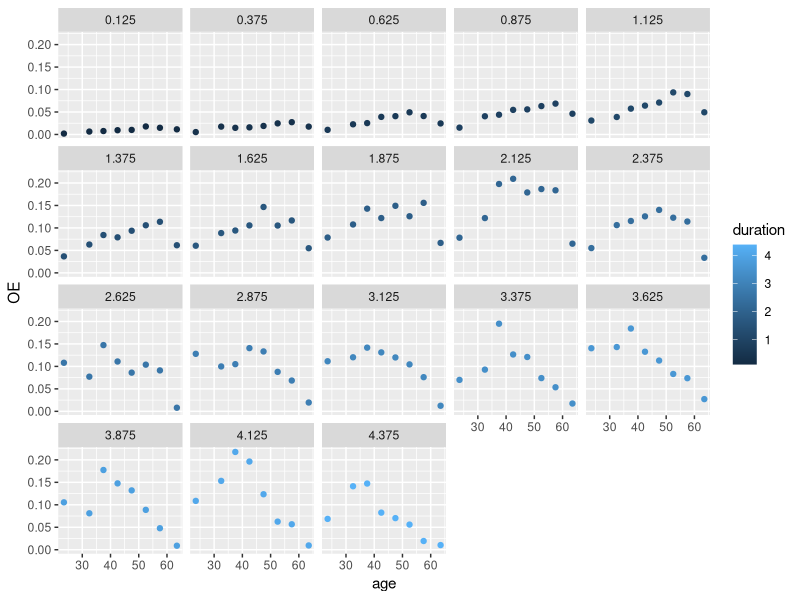
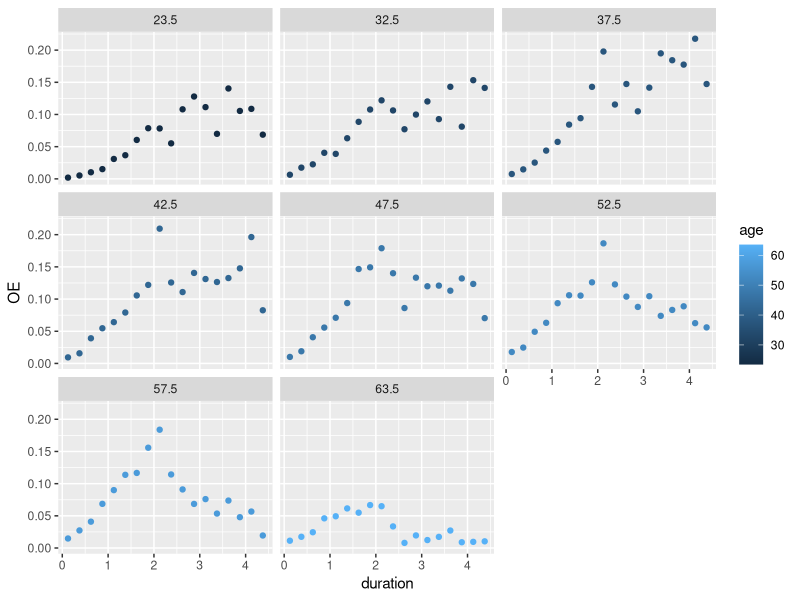
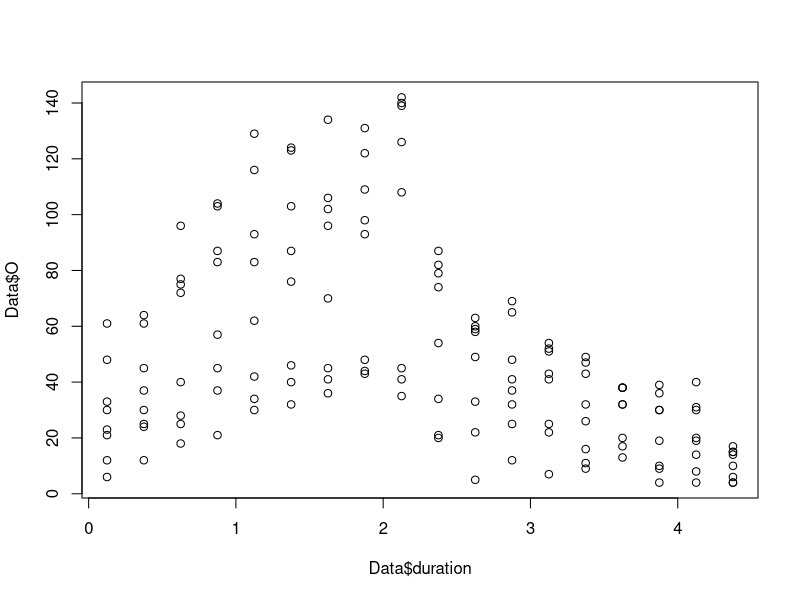
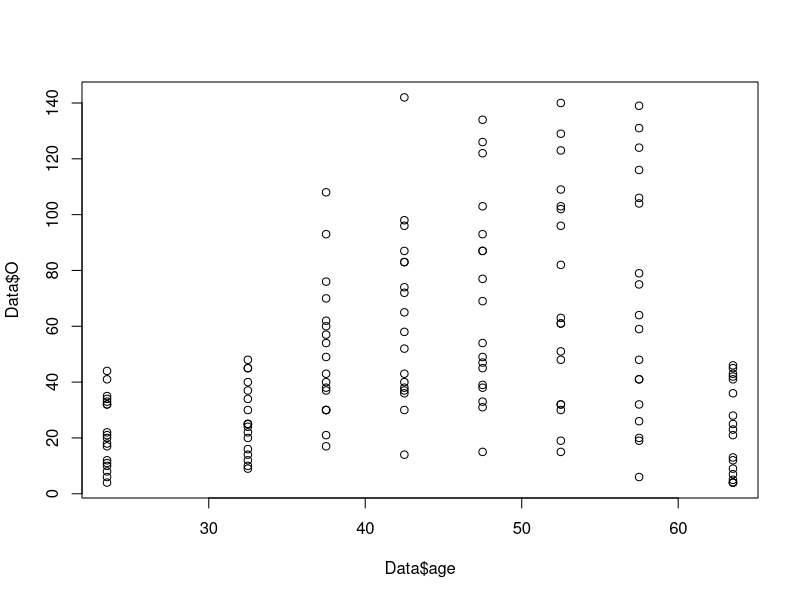
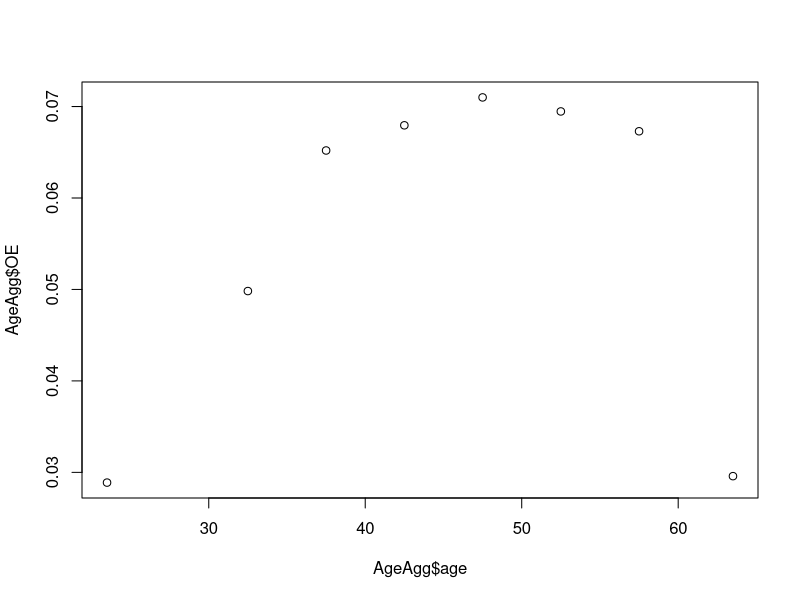
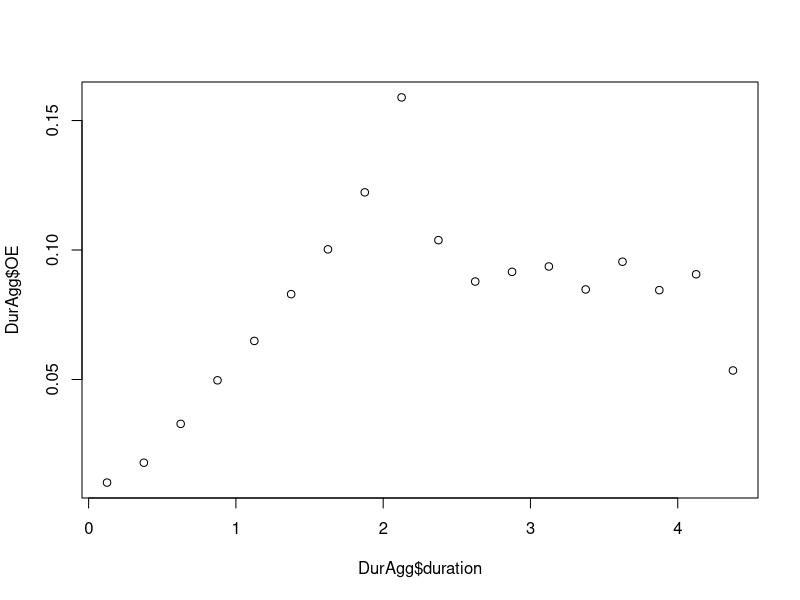
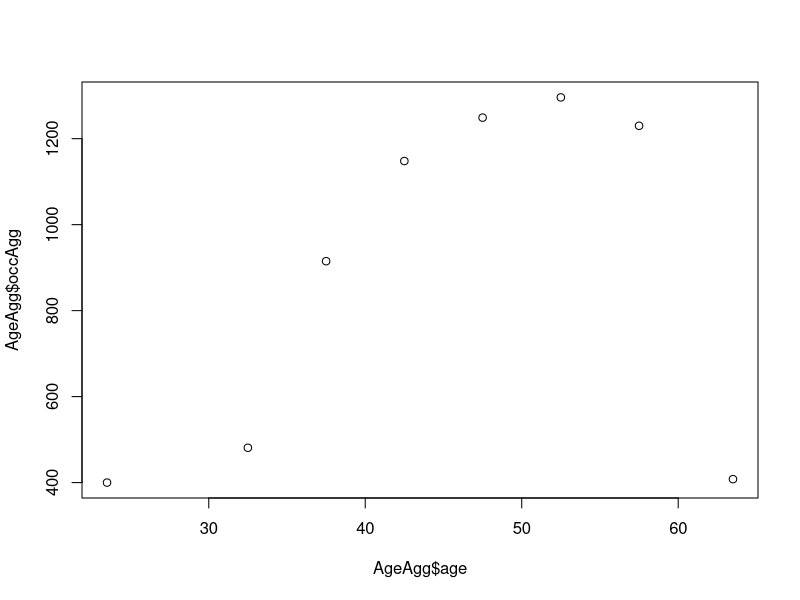
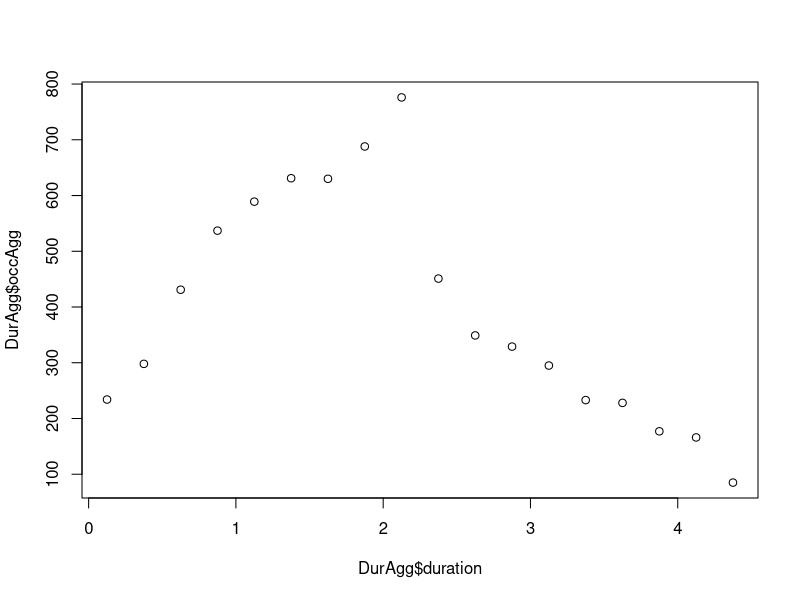

These charts were generated, in order, by the following R code: (Note: this script raises an error after producing the figures.)
######################################################
####               PAKKER OG DATA                 ####
######################################################
library(tidyverse)
library(ggplot2)
library(dplyr)
library(stats)
library(splines)
library(hexbin)


#Indlæs data:
Data <- read_csv("Data/JA/JALY.csv")

# Opret variabel OE-rater
Data$OE <- Data$O / Data$E

#Vis data og opsummering
view(Data)
#summary(Data)

######################################################
####          CENTRERING AF COVARIATER            ####
######################################################

#Centrerer age
unique_ages_JALY <- unique(Data$age)
midpoints_JALY <- (unique_ages_JALY[-1] + unique_ages_JALY[-length(unique_ages_JALY)]) / 2
custom_last_point_JALY <- (67 - 60) / 2 + 60  # Brug 63.5 som værdi i højre endepunkt da det sidste datapunkt er 60 år
midpoints_JALY <- c(midpoints_JALY, custom_last_point_JALY)
Data$age <- midpoints_JALY[match(Data$age, unique_ages_JALY)]

#centrerer duration
midpointsduration_JALY<-c((unique(Data$duration)[-1]+unique(Data$duration)[-length(unique(Data$duration))])/2,unique(Data$duration)[length(unique(Data$duration))])
Data$duration<-midpointsduration_JALY[match(Data$duration, unique(Data$duration))]

#fjerner sidste datapunkt for duration
Data<-Data[Data$duration!=unique(Data$duration)[length(unique(Data$duration))],]

######################################################
####            VISUALISERING AF DATA             ####
######################################################
ggplot(Data, aes(x = age, y=OE)) +
  geom_point(aes(color = duration))+
  facet_wrap(~ duration)

ggplot(Data, aes(x = duration, y=OE)) +
  geom_point(aes(color = age))+
  facet_wrap(~ age)

plot(y=Data$O, x=Data$duration)
plot(y=Data$O, x=Data$age)



######################################################
####      AGGREGERING OG IKKE-LINEARE TRENDS      ####
######################################################

# Aggregering af data efter 'age'
AgeAgg <- Data %>%
  group_by(age) %>%
  summarise(expoAgg = sum(E), occAgg=sum(O)) %>%
  mutate(OE = occAgg/expoAgg)


# Aggregering af data efter 'duration'
DurAgg <- Data %>%
  group_by(duration) %>%
  summarise(expoAgg = sum(E), occAgg=sum(O)) %>%
  mutate(OE = occAgg/expoAgg)


# Plots af trends
plot(AgeAgg$age, AgeAgg$OE)
plot(DurAgg$duration, DurAgg$OE)

plot(AgeAgg$age, AgeAgg$occAgg)
plot(DurAgg$duration, DurAgg$occAgg)

plot(AgeAgg$age, AgeAgg$OE)
plot(DurAgg$duration, DurAgg$OE)

plot(AgeAgg$age, AgeAgg$occAgg)
plot(DurAgg$duration, DurAgg$occAgg)

plot(AgeAgg$age, AgeAgg$expoAgg)
plot(DurAgg$duration, DurAgg$expoAgg)



#Ligner der er et skifte ved omkring to år, hvilket passer med at et forløb typisk strækker sig over to år. 



######################################################
####                  Residualplots               ####
######################################################


#Centrer middelværdien: 
residplotage<-function(model){qplot(Data$age, .stdresid,data = model)+
    geom_smooth(method = "loess", size = 1, formula = y ~ x) +
    xlab("age") +
    ylab("fitted values")}

residplotduration<-function(model){qplot(Data$duration, .stdresid,data = model)+
    geom_smooth(method = "loess", size = 1, formula = y ~ x) +
    xlab("duration") +
    ylab("fitted values")}



######################################################
####                  GLM MODELLER                ####
######################################################
glm_linear_1 <- glm(O ~ age + duration, offset = log(E), 
                    family = poisson, data = Data)

glm_linear_2 <- glm(O ~ age, offset = log(E), 
                    family = poisson, data = Data)

glm_linear_3 <- glm(O ~ duration, offset = log(E), 
                    family = poisson, data = Data)


AIC(glm_linear_1,glm_linear_2,glm_linear_3)


######################################################
####             POLYNIMIER: Duration             ####
######################################################

glm_poly_dur_1 <- glm(O ~ age + poly(duration, 1), offset = log(E), 
                  family = poisson, data = Data)

glm_poly_dur_2 <- glm(O ~ age + poly(duration, 2), offset = log(E), 
                  family = poisson, data = Data)

glm_poly_dur_4 <- glm(O ~ age + poly(duration, 4), offset = log(E), 
                  family = poisson, data = Data)

glm_poly_dur_6 <- glm(O ~ age + poly(duration, 6), offset = log(E), 
                  family = poisson, data = Data)

glm_poly_dur_8 <- glm(O ~ age + poly(duration, 8), offset = log(E), 
                  family = poisson, data = Data)

glm_poly_dur_10 <- glm(O ~ age + poly(duration, 10), offset = log(E), 
                   family = poisson, data = Data)

glm_poly_dur_12 <- glm(O ~ age + poly(duration, 12), offset = log(E), 
                   family = poisson, data = Data)

glm_poly_dur_14 <- glm(O ~ age + poly(duration, 14), offset = log(E), 
                   family = poisson, data = Data)

glm_poly_dur_16 <- glm(O ~ age + poly(duration, 16), offset = log(E), 
                   family = poisson, data = Data)

AIC(glm_poly_dur_1,glm_poly_dur_2,glm_poly_dur_4,glm_poly_dur_6,glm_poly_dur_8,glm_poly_dur_10,glm_poly_dur_12,glm_poly_dur_14,glm_poly_dur_16)

residplotduration(glm_poly_dur_2)
residplotduration(glm_poly_dur_6)
residplotduration(glm_poly_dur_10)
residplotduration(glm_poly_dur_14)
residplotduration(glm_poly_dur_16)


######################################################
####               POLYNIMIER: age                ####
######################################################

glm_poly_age_1 <- glm(O ~ poly(age, 1) + duration, offset = log(E), 
                      family = poisson, data = Data)

glm_poly_age_2 <- glm(O ~ poly(age, 2) + duration, offset = log(E), 
                      family = poisson, data = Data)

glm_poly_age_3 <- glm(O ~ poly(age, 3) + duration, offset = log(E), 
                      family = poisson, data = Data)

glm_poly_age_4 <- glm(O ~ poly(age, 4) + duration, offset = log(E), 
                      family = poisson, data = Data)

glm_poly_age_6 <- glm(O ~ poly(age, 6) + duration, offset = log(E), 
                      family = poisson, data = Data)

glm_poly_age_7 <- glm(O ~ poly(age, 7) + duration, offset = log(E), 
                      family = poisson, data = Data)

residplotage(glm_poly_age_2)
residplotage(glm_poly_age_3)
residplotage(glm_poly_age_4)
residplotage(glm_poly_age_6)
residplotage(glm_poly_age_7)
residplotduration(glm_poly_dur_14)

residplotduration(glm_poly_dur_16)

AIC(glm_poly_age_2,glm_poly_age_3,glm_poly_age_4,glm_poly_age_6,glm_poly_age_7)

######################################################
####        Prøver at fjerne sidste alder         ####
######################################################
last_age <- custom_last_point_JALY  # Dette er midtpunktet for den sidste aldersgruppe (fx 63.5)

# Lav et subset af Data, hvor du fjerner rækker, hvor age er lig med last_age (63.5)
Data_subset <- subset(Data, age != last_age)

View(Data_subset)


######################################################
####          POLYNIMIER: age SUBSET              ####
######################################################

glm_poly_age_1_subset <- glm(O ~ poly(age, 1) + duration, offset = log(E), 
                      family = poisson, data = Data_subset)

glm_poly_age_2_subset <- glm(O ~ poly(age, 2) + duration, offset = log(E), 
                      family = poisson, data = Data_subset)

glm_poly_age_3_subset <- glm(O ~ poly(age, 3) + duration, offset = log(E), 
                      family = poisson, data = Data_subset)

glm_poly_age_4_subset <- glm(O ~ poly(age, 4) + duration, offset = log(E), 
                             family = poisson, data = Data_subset)
AIC(glm_poly_age_1_subset,glm_poly_age_2_subset,glm_poly_age_3_subset,glm_poly_age_4_subset)


######################################################
####         Prædictions- og residualplot         ####
######################################################
#Indsæt den valgte model: 
model <- glm_poly_age_3_subset

Data$predicted_O <- predict(model, type="response")


#Tjek efter trends
AgeAgg <- Data_subset %>%
  group_by(age) %>%
  summarise(expoAgg = sum(E), occAgg = sum(O), predictedAgg = sum(predicted_O)) %>%
  mutate(predicted_OE = predictedAgg/expoAgg, OE = occAgg/expoAgg)


# Plot OE-rates over age
plot(AgeAgg$age, AgeAgg$OE, 
     col = "blue", 
     pch = 1, 
     xlab = "Age",
     ylab = "OE Rate",
     main = "OE-rates with additive model over Age")

# Tilføj den korrekte splines kurve for OE-raterne
lines(AgeAgg$age, AgeAgg$predicted_OE, col = "red", lwd = 2)


#Tjek efter trends
DurAgg <- Data_subset %>%
  group_by(duration) %>%
  summarise(expoAgg = sum(E), occAgg = sum(O), predictedAgg = sum(predicted_O)) %>%
  mutate(predicted_OE = predictedAgg/expoAgg, OE = occAgg/expoAgg)

# Beregn OE-rater med de korrekte E-værdier


# Plot OE-rates over age
plot(DurAgg$duration, DurAgg$OE, 
     col = "blue", 
     pch = 1, 
     xlab = "Duration",
     ylab = "OE Rate",
     main = "OE-rates with 16th degree polynomiall over Duration")

# Tilføj den korrekte splines kurve for OE-raterne
lines(DurAgg$duration, DurAgg$predicted_OE, col = "red", lwd = 2)

residplotduration(model)
#abline(v = my_knots, col = "green", lty = 2)





######################################################
####             SPLINES: Duration                ####
######################################################
glm_splines_2 <- glm(O ~ age + ns(duration, df = 3), offset = log(E), 
                     family = poisson, data = Data)

glm_splines_4 <- glm(O ~ age + ns(duration, df = 5), offset = log(E), 
                     family = poisson, data = Data)

glm_splines_6 <- glm(O ~ age + ns(duration, df = 7), offset = log(E), 
                     family = poisson, data = Data)

glm_splines_8 <- glm(O ~ age + ns(duration, df = 9), offset = log(E), 
                     family = poisson, data = Data)

glm_splines_10 <- glm(O ~ age + ns(duration, df = 11), offset = log(E), 
                      family = poisson, data = Data)

glm_splines_12 <- glm(O ~ age + ns(duration, df = 13), offset = log(E), 
                      family = poisson, data = Data)

glm_splines_14 <- glm(O ~ age + ns(duration, df = 15), offset = log(E), 
                      family = poisson, data = Data)

glm_splines_16 <- glm(O ~ age + ns(duration, df = 17), offset = log(E), 
                      family = poisson, data = Data)

glm_splines_18 <- glm(O ~ age + ns(duration, df = 19), offset = log(E), 
                      family = poisson, data = Data)



AIC(glm_splines_2,glm_splines_4,glm_splines_6,glm_splines_8,glm_splines_10,glm_splines_12,glm_splines_14,glm_splines_16,glm_splines_18)

######################################################
####             SPLINES: age.                    ####
######################################################
glm_splines_dur_2 <- glm(O ~ ns(age, df = 2) + duration, offset = log(E), 
                     family = poisson, data = Data)

glm_splines_dur_3 <- glm(O ~ ns(age, df = 3) + duration, offset = log(E), 
                         family = poisson, data = Data)

glm_splines_dur_4 <- glm(O ~ ns(age, df = 4) + duration, offset = log(E), 
                         family = poisson, data = Data)

glm_splines_dur_5 <- glm(O ~ ns(age, df = 5) + duration, offset = log(E), 
                         family = poisson, data = Data)

glm_splines_dur_6 <- glm(O ~ ns(age, df = 6) + duration, offset = log(E), 
                         family = poisson, data = Data)

glm_splines_dur_7 <- glm(O ~ ns(age, df = 7) + duration, offset = log(E), 
                         family = poisson, data = Data)

glm_splines_dur_8 <- glm(O ~ ns(age, df = 8) + duration, offset = log(E), 
                         family = poisson, data = Data)



######################################################
####                  INDIKATOR                   ####
######################################################

glm_poly_dur_indi_1 <- glm(O ~ age + poly(duration, 1) + I(duration >= 2), offset = log(E), 
                           family = poisson, data = Data)


glm_poly_dur_indi_2 <- glm(O ~ age + poly(duration, 2) + I(duration >= 2), offset = log(E), 
                       family = poisson, data = Data)


glm_poly_dur_indi_3 <- glm(O ~ age + poly(duration, 3) + I(duration >= 2), offset = log(E), 
                           family = poisson, data = Data)


glm_poly_dur_indi_4 <- glm(O ~ age + poly(duration, 4) + I(duration >= 2), offset = log(E), 
                           family = poisson, data = Data)


glm_poly_dur_indi_6 <- glm(O ~ age + poly(duration, 6) + I(duration >= 2), offset = log(E), 
                           family = poisson, data = Data)

glm_poly_dur_indi_2 <- glm(O ~ poly(age,2) + poly(duration, 2):I(duration <= 2), offset = log(E), 
                           family = poisson, data = Data_subset)

glm_poly_dur_indi_3 <- glm(O ~ poly(age,2) + poly(duration, 3):I(duration <= 2), offset = log(E), 
                           family = poisson, data = Data_subset)

glm_poly_dur_indi_4 <- glm(O ~ poly(age,2) + poly(duration, 4):I(duration <= 2), offset = log(E), 
                           family = poisson, data = Data_subset)

glm_poly_dur_indi_5 <- glm(O ~ poly(age,2) + poly(duration, 5):I(duration <= 2), offset = log(E), 
                           family = poisson, data = Data_subset)

glm_poly_dur_indi_6 <- glm(O ~ poly(age,2) + poly(duration, 6)+I(duration <= 2), offset = log(E), 
                           family = poisson, data = Data_subset)

glm_poly_dur_indi_8 <- glm(O ~ poly(age,2) + poly(duration, 8)+I(duration <= 2), offset = log(E), 
                           family = poisson, data = Data_subset)


AIC(glm_poly_dur_indi_2,glm_poly_dur_indi_3,glm_poly_dur_indi_4,glm_poly_dur_indi_5,glm_poly_dur_indi_6,glm_poly_dur_indi_8)

summary(glm_poly_dur_indi_2)

summary(glm_poly_dur_indi_5)


######################################################
####         Prædictions- og residualplot         ####
######################################################

#Indsæt den valgre model
model <- glm_poly_dur_indi_3

Data_subset$predicted_O <- predict(model, type="response")


#Tjek efter trends
AgeAgg <- Data_subset %>%
  group_by(age) %>%
  summarise(expoAgg = sum(E), occAgg = sum(O), predictedAgg = sum(predicted_O)) %>%
  mutate(predicted_OE = predictedAgg/expoAgg, OE = occAgg/expoAgg)


# Beregn OE-rater med de korrekte E-værdier


# Plot OE-rates over age
plot(AgeAgg$age, AgeAgg$OE, 
     col = "blue", 
     pch = 1, 
     xlab = "Age",
     ylab = "OE Rate",
     main = "OE-rates with additive model over Age")

# Tilføj den korrekte splines kurve for OE-raterne
lines(AgeAgg$age, AgeAgg$predicted_OE, col = "red", lwd = 2)



#Tjek efter trends
DurAgg <- Data_subset %>%
  group_by(duration) %>%
  summarise(expoAgg = sum(E), occAgg = sum(O), predictedAgg = sum(predicted_O)) %>%
  mutate(predicted_OE = predictedAgg/expoAgg, OE = occAgg/expoAgg)

# Beregn OE-rater med de korrekte E-værdier


# Plot OE-rates over age
plot(DurAgg$duration, DurAgg$OE, 
     col = "blue", 
     pch = 1, 
     xlab = "Duration",
     ylab = "OE Rate",
     main = "OE-rates with 2nd degree polynomiall over Duration")

# Tilføj den korrekte splines kurve for OE-raterne
lines(DurAgg$duration, DurAgg$predicted_OE, col = "red", lwd = 2)




######################################################
####               Endelige mode l                ####
######################################################

#Indsæt den valgre model
model <- glm(O ~ poly(age,2) + poly(duration, 3):I(duration <= 2), offset = log(E), 
             family = poisson, data = Data_subset)


Data_subset$predicted_O <- predict(model, type="response")


#Tjek efter trends
AgeAgg <- Data_subset %>%
  group_by(age) %>%
  summarise(expoAgg = sum(E), occAgg = sum(O), predictedAgg = sum(predicted_O)) %>%
  mutate(predicted_OE = predictedAgg/expoAgg, OE = occAgg/expoAgg)


# Beregn OE-rater med de korrekte E-værdier


# Plot OE-rates over age
plot(AgeAgg$age, AgeAgg$OE, 
     col = "blue", 
     pch = 1, 
     xlab = "Age",
     ylab = "OE Rate",
     main = "OE-rates with additive model over Age")

# Tilføj den korrekte splines kurve for OE-raterne
lines(AgeAgg$age, AgeAgg$predicted_OE, col = "red", lwd = 2)



#Tjek efter trends
DurAgg <- Data_subset %>%
  group_by(duration) %>%
  summarise(expoAgg = sum(E), occAgg = sum(O), predictedAgg = sum(predicted_O)) %>%
  mutate(predicted_OE = predictedAgg/expoAgg, OE = occAgg/expoAgg)

# Beregn OE-rater med de korrekte E-værdier


# Plot OE-rates over age
plot(DurAgg$duration, DurAgg$OE, 
     col = "blue", 
     pch = 1, 
     xlab = "Duration",
     ylab = "OE Rate",
     main = "OE-rates with 2nd degree polynomiall over Duration")

# Tilføj den korrekte splines kurve for OE-raterne
lines(DurAgg$duration, DurAgg$predicted_OE, col = "red", lwd = 2)







